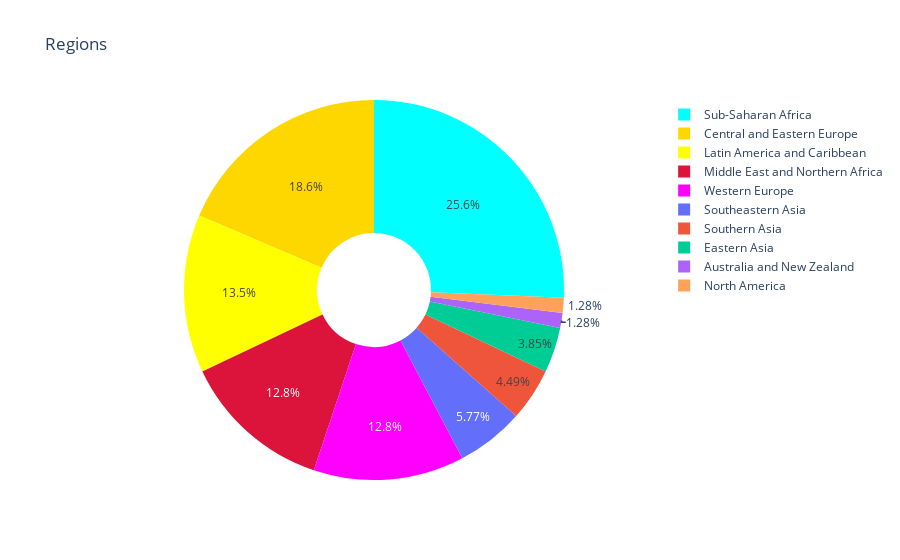

Notebook cell for this chart:
### Markdown cell above
> Bullet Chart to Represent the Range for some of the most Important Attributes given in the data. We have taken Happiness, Economy, Freedom, and Social Support for analysis of their range.

* If the values for the given attributes lie in the Dark Blue Region then it is in the critical region.

* If the values for the given attributes lie in the light blue region then is is in good condition.

* If the values for the given attributes lie above or near the diamond then is in the best state or condition.

* White Regions are depicting the Maxima that could be achieved.

### Code cell
d2019 = df['Region'].value_counts()

label_d2019 = d2019.index
size_d2019 = d2019.values


colors = ['aqua', 'gold', 'yellow', 'crimson', 'magenta']

trace = go.Pie(
         labels = label_d2019, values = size_d2019, marker = dict(colors = colors), name = '2019', hole = 0.3)

data = [trace]

layout1 = go.Layout(
           title = 'Regions')

fig = go.Figure(data = data, layout = layout1)
py.iplot(fig)

### Figure 1 — Plotly figure (JSON) as saved in the notebook; plotly's stock layout.template omitted (floating-point values rounded to 4 significant figures)
{"data": [{"hole": 0.3, "labels": ["Sub-Saharan Africa", "Central and Eastern Europe", "Latin America and Caribbean", "Middle East and Northern Africa", "Western Europe", "Southeastern Asia", "Southern Asia", "Eastern Asia", "Australia and New Zealand", "North America"], "marker": {"colors": ["aqua", "gold", "yellow", "crimson", "magenta"]}, "name": "2019", "type": "pie", "values": [40, 29, 21, 20, 20, 9, 7, 6, 2, 2]}], "layout": {"title": {"text": "Regions"}}}
